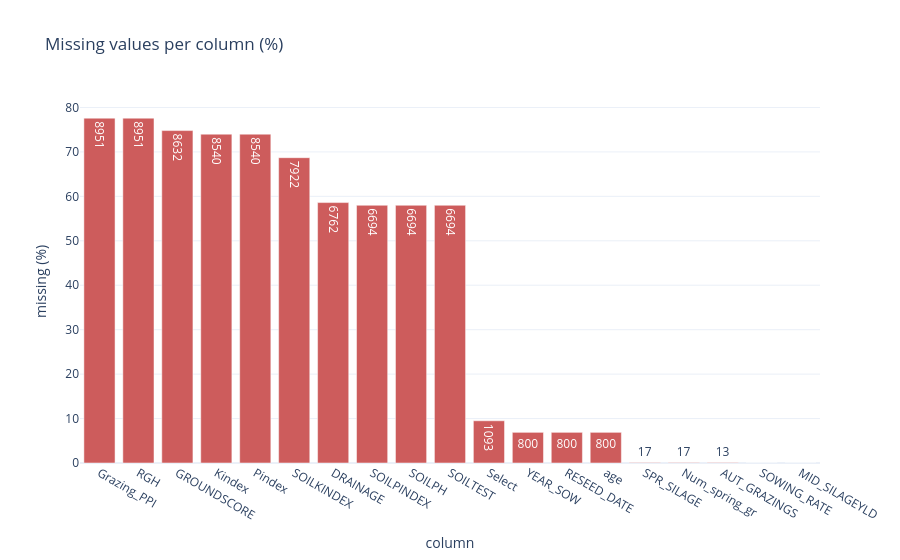

Notebook cell for this chart:
### Markdown cell above
## 5. Missing Data Analysis

### Code cell
# =============================================================================
# MISSING VALUES TABLE
# =============================================================================
section("Missing values")
# count and % missing per column
missing = df.isna().sum()
missing = pd.DataFrame({"missing": missing, "missing_pct": pct(missing / len(df)).round(1)})
missing = missing[missing["missing"] > 0].sort_values("missing", ascending=False)
print(missing.to_string())

fig = px.bar(missing.reset_index(), x="index", y="missing_pct", text="missing",
             title="Missing values per column (%)", labels={"index": "column", "missing_pct": "missing (%)"})
fig.update_traces(marker_color="indianred")
fig.show()

### Figure 1 — Plotly figure (JSON) as saved in the notebook; plotly's stock layout.template omitted (floating-point values rounded to 4 significant figures)
{"data": [{"hovertemplate": "column=%{x}<br>missing (%)=%{y}<br>missing=%{text}<extra></extra>", "legendgroup": "", "marker": {"color": "indianred", "pattern": {"shape": ""}}, "name": "", "orientation": "v", "showlegend": false, "text": [8951.0, 8951.0, 8632.0, 8540.0, 8540.0, 7922.0, 6762.0, 6694.0, 6694.0, 6694.0, 1093.0, 800.0, 800.0, 800.0, 17.0, 17.0, 13.0, 1.0, 1.0], "textposition": "auto", "type": "bar", "x": ["Grazing_PPI", "RGH", "GROUNDSCORE", "Kindex", "Pindex", "SOILKINDEX", "DRAINAGE", "SOILPINDEX", "SOILPH", "SOILTEST", "Select", "YEAR_SOW", "RESEED_DATE", "age", "SPR_SILAGE", "Num_spring_gr", "AUT_GRAZINGS", "SOWING_RATE", "MID_SILAGEYLD"], "xaxis": "x", "y": [77.6, 77.6, 74.8, 74.0, 74.0, 68.7, 58.6, 58.0, 58.0, 58.0, 9.5, 6.9, 6.9, 6.9, 0.1, 0.1, 0.1, 0.0, 0.0], "yaxis": "y"}], "layout": {"barmode": "relative", "legend": {"tracegroupgap": 0}, "title": {"text": "Missing values per column (%)"}, "xaxis": {"anchor": "y", "domain": [0.0, 1.0], "title": {"text": "column"}}, "yaxis": {"anchor": "x", "domain": [0.0, 1.0], "title": {"text": "missing (%)"}}}}
